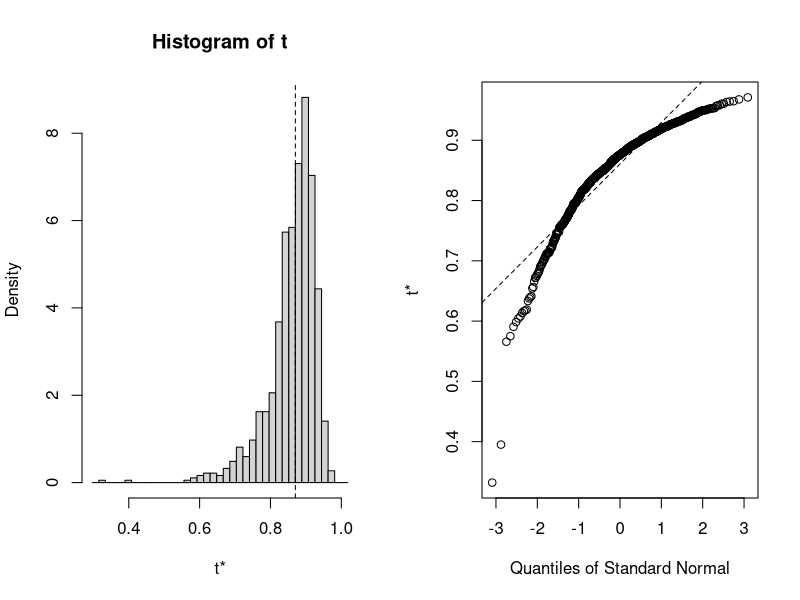
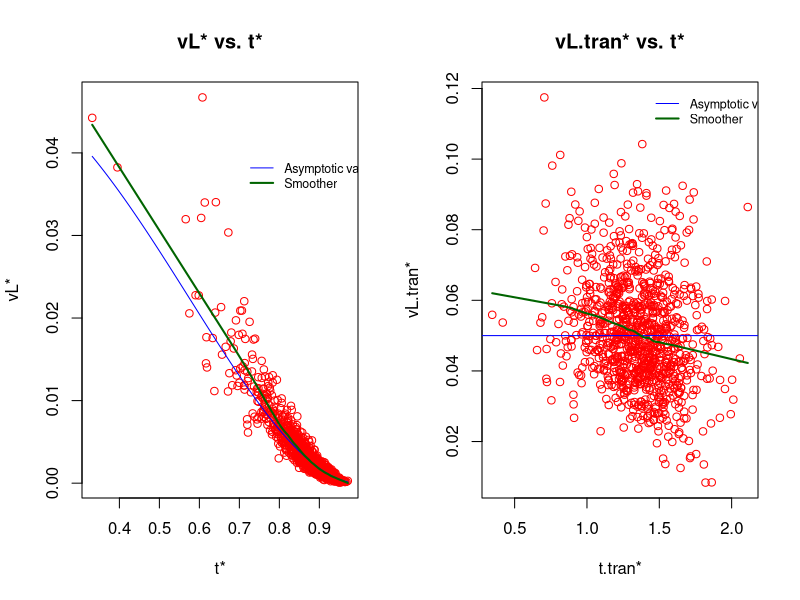
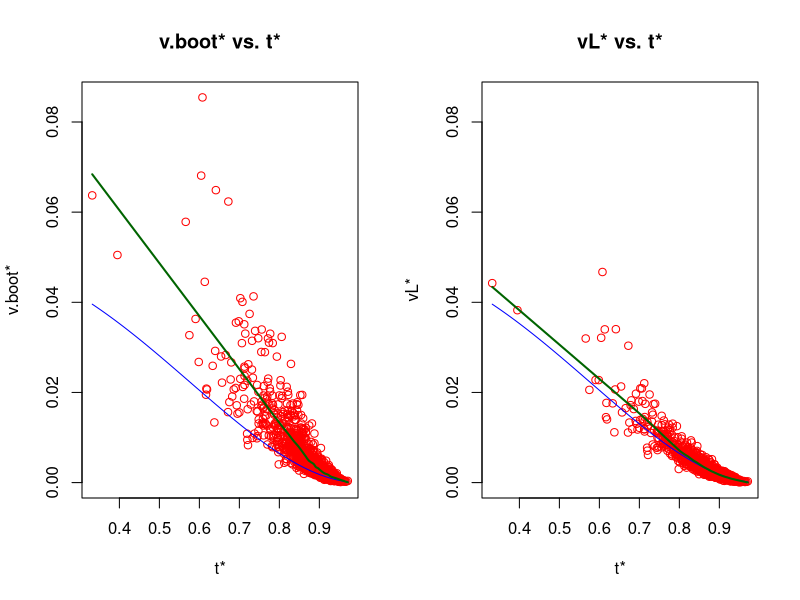
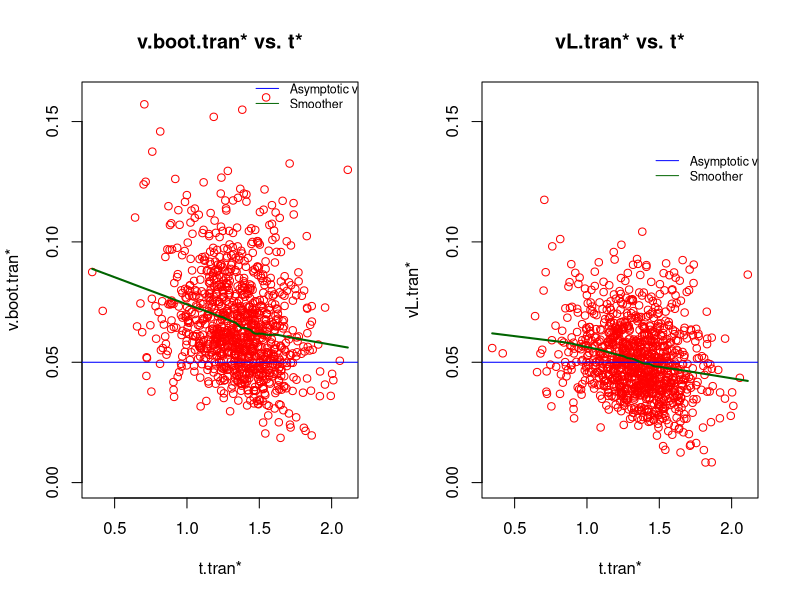

R code for these plots, in order:
#####################################################################
# NAME:  Chris Bilder                                               #
# DATE:  1-28-06, update 10-22-07                                   #
# UPDATE:                                                           #
# PURPOSE: Example 3.21                                             #
#                                                                   #
# NOTES:                                                            #
#####################################################################

#####################################################################
# Simulate data - BMA does not provide any actual data so I will 
#   simulate it using their observed correlation.  No mean vector or 
#   or variances were given in the example
 
  library(mvtnorm)

  set.seed(8719)
  set1<-rmvnorm(n = 20, mean = c(0, 0), sigma = matrix(data = c(1, 0.74, 0.74, 1), ncol = 2, nrow = 2))
  set1
  n<-nrow(set1)
  
  #Check observed
  apply(X = set1, FUN = mean, MARGIN = 2)
  var(set1)
  cor(set1)
  
#######################################################################
# Do bootstrap
 
  library(boot)
  
  calc.t2<-function(data2, i2) {
    d2<-data2[i2,]
    r<-cor(d2)[1,2] 
    r
  }
  
  calc.t<-function(data, i, M = 50) { 
    d<-data[i,]
    n<-nrow(d)
    r<-cor(d)[1,2]
    boot.res.M<-boot(data = d, statistic = calc.t2, R = M, sim="ordinary")
    
    #Calculate variance - See example 2.18
    u.s<-(d[,1]-mean(d[,1]))/sqrt(mean(d[,1]^2) - mean(d[,1])^2) 
    x.s<-(d[,2]-mean(d[,2]))/sqrt(mean(d[,2]^2) - mean(d[,2])^2) 
    v.L<-1/n^2 * sum( (u.s*x.s - 0.5*r*(u.s^2 + x.s^2))^2 )  
    v.L.tran<-1/n^2 * sum( (1/(1-r^2) * (u.s*x.s - 0.5*r*(u.s^2 + x.s^2)))^2 ) 
    
    #Variance from double boot
    v.boot<-var(boot.res.M$t)
    v.boot.tran<-var(0.5*log((1+boot.res.M$t)/(1-boot.res.M$t)) )
        
    c(r, v.L, v.boot, v.L.tran, v.boot.tran) 
  }
  
  #Try it
  calc.t(data = set1, i = 1:20)
 
  #Remember: Could have used other ways to get the variance in addition to v.L and v.boot
  l.jack<-empinf(data = set1, statistic = calc.t, stype = "i", type = "jack", index = 1) 
  var.linear(l.jack) 

  #Do bootstrap
  set.seed(1652)
    
  #Find start time
  start.time<-proc.time()

  #Could (and generally should?) use larger values for M
  boot.res<-boot(data = set1, statistic = calc.t, R = 999, sim="ordinary", M = 800) 
  plot(boot.res)   

  #Find end time and total time elapsed
  end.time<-proc.time()
  save.time<-end.time-start.time
  cat("\n Number of minutes running:", save.time[3]/60, "\n \n")

#######################################################################
# Figure 3.8
 
  par(mfrow = c(1,2))
  
  #Figure 3.8 left
  plot(x = boot.res$t[,1], y = boot.res$t[,2], main = "vL* vs. t*", xlab = "t*", ylab = "vL*", 
       col = "red") 
  curve(expr = 1/n * (1 - x^2)^2, col = "blue", add = TRUE, lwd = 1)
  lines(supsmu(x = boot.res$t[,1], y = boot.res$t[,2]), col = "darkgreen", lwd = 2) #using defaults
  legend(x = 0.7, y = 0.04, legend = c("Asymptotic var", "Smoother"), col=c("blue", "darkgreen"),
         lty = c(1, 1), lwd = c(1,2), bty="n", cex=0.75)

  #Other smoothers - see p. 228-231 of Venables and Ripley (2002) for a list of a few
  #  These show alternative smoothers to use when duplicating Figure 3.7
  #lines(loess.smooth(x = boot.res$t[,1], y = boot.res$t[,2]), col = "green", lwd = 2)
  #lines(ksmooth(x = boot.res$t[,1], y = boot.res$t[,2]), col = "black", lwd = 2)

  #Figure 3.8 right
  plot(x = 0.5*log((1+boot.res$t[,1])/(1-boot.res$t[,1])), y = boot.res$t[,4], 
       main = "vL.tran* vs. t*", xlab = "t.tran*", ylab = "vL.tran*", col = "red") 
  abline(h = 1/n, col = "blue", lwd = 1)  #asymptotic variance approximation
  lines(supsmu(x = 0.5*log((1+boot.res$t[,1])/(1-boot.res$t[,1])), y = boot.res$t[,4]), 
        col = "darkgreen", lwd = 2) #using defaults
  legend(x = 1.4, y = 0.12, legend = c("Asymptotic var", "Smoother"), col=c("blue", "darkgreen"),
         lty = c(1, 1), lwd = c(1,2), bty="n", cex=0.75)
  mean(boot.res$t[,4])  
 
 
 
#######################################################################
# Reproduce Figure 3.8 using the double bootstrap variance measures instead of the 
#  equation 2.36 with the empirical influence values (nonparametric delta method)

  par(mfrow = c(1,2))

  ymax<-max(boot.res$t[,2], boot.res$t[,3])  #Get plots on same y-axis scale
  
  #Figure 3.8 left with v.boot
  plot(x = boot.res$t[,1], y = boot.res$t[,3], main = "v.boot* vs. t*", xlab = "t*", ylab = "v.boot*", 
       col = "red", ylim = c(0, ymax)) 
  curve(expr = 1/n * (1 - x^2)^2, col = "blue", add = TRUE, lwd = 1)
  lines(supsmu(x = boot.res$t[,1], y = boot.res$t[,3]), col = "darkgreen", lwd = 2) #using defaults
  legend(x = 0.7, y = 0.1, legend = c("Asymptotic var", "Smoother"), col=c("blue", "darkgreen"),
         lty = c(1, 1), lwd = c(1,2), bty="n", cex=0.75)

  #Allows for a direct comparison to Figure 3.8 left plot
  plot(x = boot.res$t[,1], y = boot.res$t[,2], main = "vL* vs. t*", xlab = "t*", ylab = "vL*", 
       col = "red", ylim = c(0, ymax)) 
  curve(expr = 1/n * (1 - x^2)^2, col = "blue", add = TRUE, lwd = 1)
  lines(supsmu(x = boot.res$t[,1], y = boot.res$t[,2]), col = "darkgreen", lwd = 2) #using defaults
  legend(x = 0.7, y = 0.1, legend = c("Asymptotic var", "Smoother"), col=c("blue", "darkgreen"),
         lty = c(1, 1), lwd = c(1,2), bty="n", cex=0.75)




  par(mfrow = c(1,2)) 
  
  ymax<-max(boot.res$t[,4], boot.res$t[,5])  #Get plots on same y-axis scale

  #Figure 3.8 left with v.boot.tran
  plot(x = 0.5*log((1+boot.res$t[,1])/(1-boot.res$t[,1])), y = boot.res$t[,5], 
       main = "v.boot.tran* vs. t*", xlab = "t.tran*", ylab = "v.boot.tran*", col = "red",
       ylim = c(0, ymax)) 
  abline(h = 1/n, col = "blue")  #asymptotic variance approximation
  lines(supsmu(x = 0.5*log((1+boot.res$t[,1])/(1-boot.res$t[,1])), y = boot.res$t[,5]), 
        col = "darkgreen", lwd = 2) #using defaults
  legend(x = 1.4, y = 0.17, legend = c("Asymptotic var", "Smoother"), col=c("blue", "darkgreen"),
         lty = c(1, 1), bty="n", cex=0.75)
  mean(boot.res$t[,5])  

  #Allows for a direct comparison to Figure 3.8 right plot
  plot(x = 0.5*log((1+boot.res$t[,1])/(1-boot.res$t[,1])), y = boot.res$t[,4], 
       main = "vL.tran* vs. t*", xlab = "t.tran*", ylab = "vL.tran*", col = "red",
       ylim = c(0, ymax)) 
  abline(h = 1/n, col = "blue")  #asymptotic variance approximation
  lines(supsmu(x = 0.5*log((1+boot.res$t[,1])/(1-boot.res$t[,1])), y = boot.res$t[,4]), 
        col = "darkgreen", lwd = 2) #using defaults
  legend(x = 1.4, y = 0.14, legend = c("Asymptotic var", "Smoother"), col=c("blue", "darkgreen"),
         lty = c(1, 1), bty="n", cex=0.75)
  mean(boot.res$t[,4])  
   
  
  
  #
